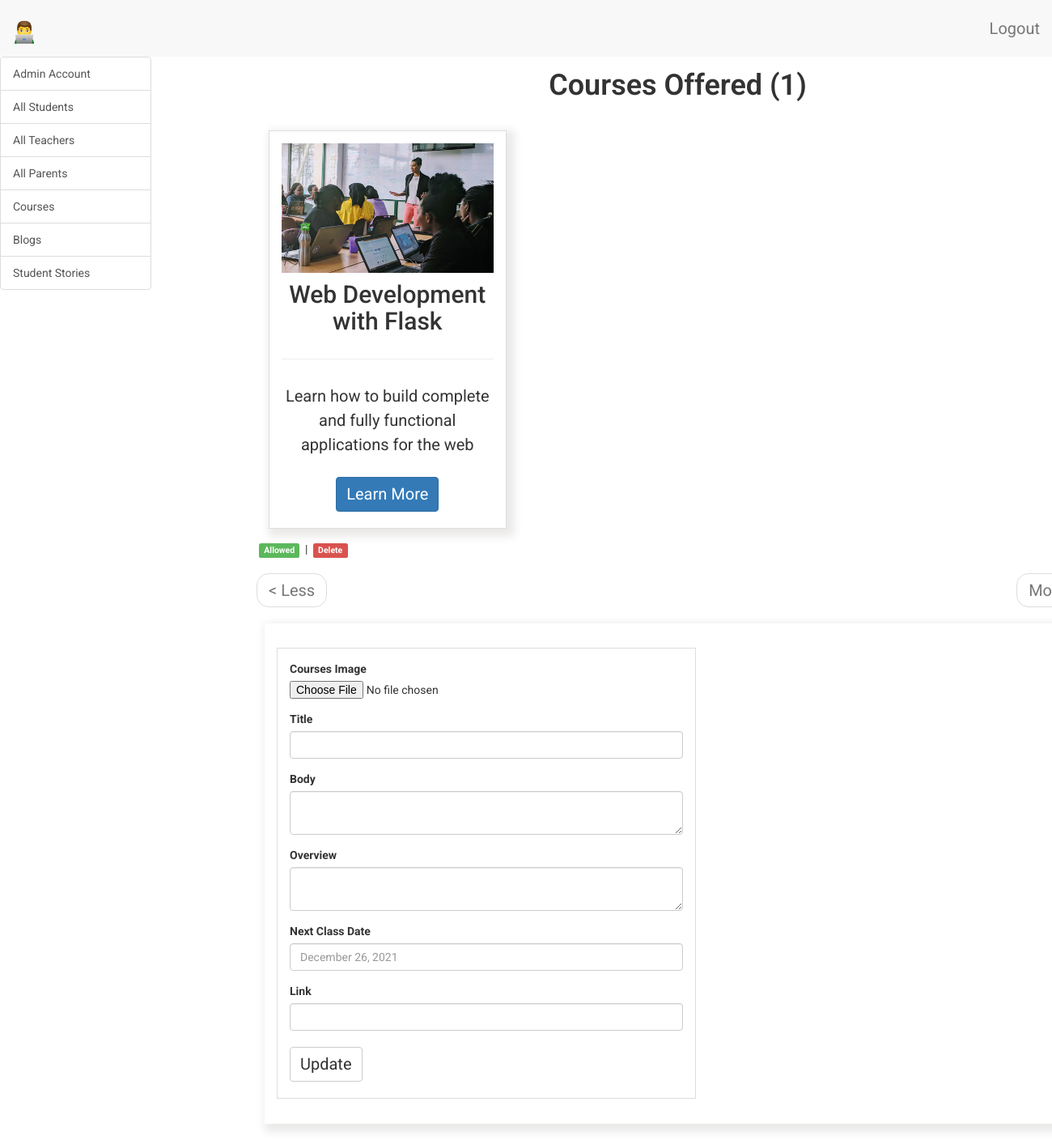
/admin/dashboard/courses-offered (signed in), run on the app's committed database.
### app/models.py (models this page shows, shortened)
class Courses(db.Model):
    __tablename__ = 'course'
    id = db.Column(db.Integer, primary_key=True)
    course_image = db.Column(db.String(300))
    title = db.Column(db.String(64), index=True)
    body = db.Column(db.String(300))
    overview = db.Column(db.String(300))
    timestamp = db.Column(db.DateTime, index=True, default=datetime.utcnow)
    next_class_date = db.Column(db.String(300))
    link = db.Column(db.String(300))
    allowed_status = db.Column(db.Boolean, default=False)
    admin_id = db.Column(db.Integer, db.ForeignKey('admin.id'))

### app/admin/routes.py (the view, shortened to what this page needs)
@bp.route('/dashboard/courses-offered')
@login_required
def dashboard_courses_offered():
    admin = Admin.query.filter_by(
        admin_full_name=current_user.admin_full_name).first()
    course_form = CoursesForm()
    page = request.args.get('page', 1, type=int)
    courses = Courses.query.order_by(
        Courses.timestamp.desc()
        ).paginate(
            page,
            current_app.config['POSTS_PER_PAGE'],
            False
            )
    next_url = url_for(
        'admin.dashboard_admin',
        page=courses.next_num,
        _anchor="courses") \
        if courses.has_next else None
    prev_url = url_for(
        'admin.dashboard_admin',
        page=courses.prev_num,
        _anchor="courses") \
        if courses.has_prev else None
    all_courses = len(Courses.query.all())
    return render_template(
        'admin/courses_offered.html',
        title='Courses Offered',
        courses=courses.items,
        admin=admin,
        all_courses=all_courses,
        course_form=course_form,
        next_url=next_url,
        prev_url=prev_url
        )

### app/admin/forms.py
class CoursesForm(FlaskForm):
    course_image = FileField(
        'Courses Image',
        validators=[DataRequired(), FileAllowed(['jpg', 'png'])],
        )
    title = StringField(
        'Title',
        validators=[DataRequired(), Length(min=2, max=100)]
        )
    body = TextAreaField(
        'Body',
        validators=[DataRequired()]
        )
    overview = TextAreaField(
        'Overview',
        validators=[DataRequired()]
    )
    next_class_date = StringField(
        'Next Class Date',
        validators=[DataRequired(), Length(min=2, max=100)],
        render_kw={'placeholder': 'December 26, 2021'}
        )
    link = StringField(
        'Link',
        validators=[DataRequired(), Length(min=2, max=100)]
        )
    submit = SubmitField('Update')

### app/admin/routes.py (called while the page is built)
@bp.before_request
def before_request():
    if current_user.is_authenticated:
        current_user.admin_last_seen = datetime.utcnow()
        db.session.commit()

### app/models.py (called while the page is built)
@login.user_loader
def load_admin(id):
    return Admin.query.get(int(id))

### app/templates/admin/courses_offered.html (shortened to what this page needs)
{% extends 'base.html' %}
{% import 'bootstrap/wtf.html' as wtf %}
{% block admin_app_content %}
    <div class="row">
        <div class="col-sm-12">
        </div>
    </div>
    <div class="row text-center">
        <div class="col-sm-12 admin-content-title">
            <h1>Courses Offered ({{ all_courses }})</h1>
        </div>
    </div>
    <div id="courses" class="tabcontent">
        <div class="row">
            <div class="row" id="courses-offerings">
                {% for course in courses %}
                <div class="col-sm-4">
                    <div class="card-deck">
                        <div class="card">
                            <img class="img-fluid" style="max-width: 100%; height: auto;" src="/{{ course.course_image }}" alt="Flask Class">
                            <div class="card-body">
                                <div class="text-center">
                                    <h2 class="card-title">{{ course.title }}</h2>
                                    <hr>
                                    <p class="card-text">
                                        {{ course.body }}
                                    </p>
                                        <button type="button" class="btn btn-primary" data-toggle="modal" data-target="#{{ course.id }}">
                                            Learn More
                                        </button>
                                </div>
                            </div>
                        </div>
                    </div>
                    <div class="row">
                        <div class="col-sm-12">
                            {% if not course.allowed_status == 1 %}
                                <a href=" {{ url_for('admin.allow_course', course_id=course.id) }} " class="label label-warning">Allow</a>
                            {% else %}
                                <a href="#" class="label label-success">Allowed</a></a>
                            {% endif %}
                            | <a href=" {{ url_for('admin.delete_course', course_id=course.id) }} " class="label label-danger">Delete</a>
                        </div>
                    </div>
                </div>
                {% endfor %}
            </div>
            <div class="row">
                <div  class="col-sm-12">
                    <nav aria-label="...">
                        <ul class="pager">
                            <li class="previous{% if not prev_url %} disabled{% endif %}">
                                <a href="{{ prev_url or '#' }}">
                                    <span aria-hidden="true">&#60;</span> Less
                                </a>
                            </li>
                            <li class="next{% if not next_url %} disabled{% endif %}">
                                <a href="{{ next_url or '#' }}">
                                    More <span aria-hidden="true">&#62;</span>
                                </a>
                            </li>
                        </ul>
                    </nav>
                </div>
            </div>
            <div class="row courses">
                <div class="col-sm-6 my-form">
                    {{ wtf.quick_form(course_form) }}
                </div>
                <div class="col-sm-6">
                </div>
            </div>
        </div>
    </div>
{% endblock %}

### app/static/css/main.css (style rules this page uses)
.my-form, .card-deck { padding: 15px; border: 1px solid #ddd; margin: 15px; }
.label { margin: 3px; }
html, body { font-family: 'Roboto', sans-serif; }
h1 { padding-bottom: 10px; font-weight: 600; margin-top: 0px; padding-top: 0px; }
h2, h3, h4, h5, h6, p { margin-top: 0px; padding-top: 10px; padding-bottom: 10px; }
p, li { line-height: 30px; margin-top: 10px; margin-bottom: 10px; }
p, li, td, .btn, .btn-alt, .schedule-btn { font-size: 20px; }
.profile, .update-account, .two-factor-auth, .admin-teacher, .courses, .courses-on-offer { padding-top: 15px; padding-bottom: 15px; box-shadow: 5px 5px 10px 5px #ebeae9; margin-bottom: 20px; margin-left: 10px; }
.card-deck { box-shadow: 5px 5px 10px 5px #ebeae9; }
.review-title h1, .student-content-title h1, .admin-content-title h1 { padding-top: 15px; }
.btn { margin-top: 5px; margin-bottom: 5px; }
.tabcontent { float: left; padding: 0px 12px; width: 99%; border-left: none; height: 300px; }

### data on the page
Courses: course_image (picture), title "Web Development with Flask", body "Learn how to build complete and fully functional applications for the web", allowed_status "Allowed"

### other printed values
{{ all_courses }} "1"
